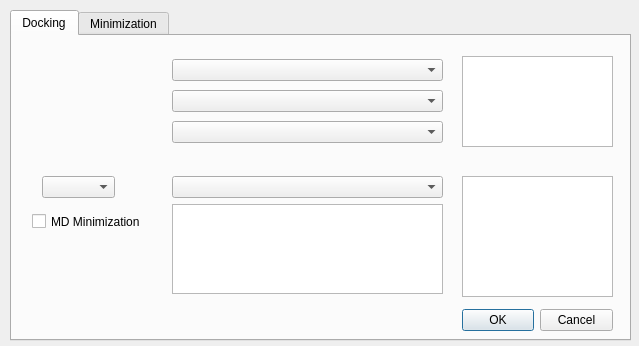
<?xml version="1.0" encoding="UTF-8"?>
<ui version="4.0">
 <class>Form</class>
 <widget class="QWidget" name="Form">
  <property name="geometry">
   <rect>
    <x>0</x>
    <y>0</y>
    <width>639</width>
    <height>346</height>
   </rect>
  </property>
  <property name="windowTitle">
   <string>Form</string>
  </property>
  <widget class="QTabWidget" name="tabWidget">
   <property name="geometry">
    <rect>
     <x>10</x>
     <y>10</y>
     <width>621</width>
     <height>331</height>
    </rect>
   </property>
   <property name="currentIndex">
    <number>0</number>
   </property>
   <widget class="QWidget" name="tab">
    <attribute name="title">
     <string>Docking</string>
    </attribute>
    <widget class="QComboBox" name="mode_chooser_2">
     <property name="geometry">
      <rect>
       <x>30</x>
       <y>140</y>
       <width>73</width>
       <height>22</height>
      </rect>
     </property>
    </widget>
    <widget class="QTextEdit" name="output_chooser_2">
     <property name="geometry">
      <rect>
       <x>450</x>
       <y>140</y>
       <width>151</width>
       <height>121</height>
      </rect>
     </property>
    </widget>
    <widget class="QWidget" name="verticalLayoutWidget_2">
     <property name="geometry">
      <rect>
       <x>160</x>
       <y>140</y>
       <width>271</width>
       <height>118</height>
      </rect>
     </property>
     <layout class="QVBoxLayout" name="verticalLayout_2">
      <item>
       <widget class="QComboBox" name="protein_chooser_2"/>
      </item>
      <item>
       <widget class="QPlainTextEdit" name="smile_chooser_2"/>
      </item>
     </layout>
    </widget>
    <widget class="QWidget" name="verticalLayoutWidget">
     <property name="geometry">
      <rect>
       <x>160</x>
       <y>20</y>
       <width>271</width>
       <height>91</height>
      </rect>
     </property>
     <layout class="QVBoxLayout" name="verticalLayout">
      <item>
       <widget class="QComboBox" name="protein_chooser_1"/>
      </item>
      <item>
       <widget class="QComboBox" name="ligand_chooser_1"/>
      </item>
      <item>
       <widget class="QComboBox" name="mode_chooser"/>
      </item>
     </layout>
    </widget>
    <widget class="QTextEdit" name="output_chooser">
     <property name="geometry">
      <rect>
       <x>450</x>
       <y>20</y>
       <width>151</width>
       <height>91</height>
      </rect>
     </property>
    </widget>
    <widget class="QCheckBox" name="minimizer">
     <property name="geometry">
      <rect>
       <x>20</x>
       <y>170</y>
       <width>111</width>
       <height>31</height>
      </rect>
     </property>
     <property name="text">
      <string>MD Minimization</string>
     </property>
    </widget>
    <widget class="QDialogButtonBox" name="buttonBox">
     <property name="geometry">
      <rect>
       <x>450</x>
       <y>270</y>
       <width>151</width>
       <height>28</height>
      </rect>
     </property>
     <property name="standardButtons">
      <set>QDialogButtonBox::Cancel|QDialogButtonBox::Ok</set>
     </property>
    </widget>
   </widget>
   <widget class="QWidget" name="tab_2">
    <attribute name="title">
     <string>Minimization</string>
    </attribute>
    <widget class="QWidget" name="verticalLayoutWidget_3">
     <property name="geometry">
      <rect>
       <x>150</x>
       <y>60</y>
       <width>301</width>
       <height>141</height>
      </rect>
     </property>
     <layout class="QVBoxLayout" name="verticalLayout_3">
      <item>
       <widget class="QComboBox" name="protein_chooser_MD"/>
      </item>
      <item>
       <widget class="QComboBox" name="ligand_chooser_MD"/>
      </item>
     </layout>
    </widget>
    <widget class="QDialogButtonBox" name="buttonBox_MD">
     <property name="geometry">
      <rect>
       <x>230</x>
       <y>220</y>
       <width>151</width>
       <height>28</height>
      </rect>
     </property>
     <property name="standardButtons">
      <set>QDialogButtonBox::Cancel|QDialogButtonBox::Ok</set>
     </property>
    </widget>
    <widget class="QCheckBox" name="protein_only_flag">
     <property name="geometry">
      <rect>
       <x>150</x>
       <y>30</y>
       <width>200</width>
       <height>20</height>
      </rect>
     </property>
     <property name="text">
      <string>Protein-only minimization</string>
     </property>
    </widget>
    <widget class="QLineEdit" name="output_name_MD">
     <property name="geometry">
      <rect>
       <x>150</x>
       <y>180</y>
       <width>301</width>
       <height>25</height>
      </rect>
     </property>
     <property name="placeholderText">
      <string>Output name (default: minimized_complex)</string>
     </property>
    </widget>
    <widget class="QLabel" name="output_name_label">
     <property name="geometry">
      <rect>
       <x>70</x>
       <y>180</y>
       <width>80</width>
       <height>25</height>
      </rect>
     </property>
     <property name="text">
      <string>Output Name:</string>
     </property>
    </widget>
   </widget>
  </widget>
 </widget>
 <resources/>
 <connections/>
</ui>
